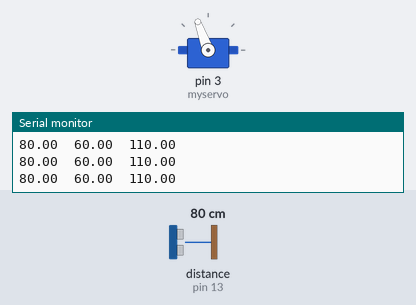
The sketch below on a simulated Arduino Uno, built with avr-gcc and run on an emulated ATmega328P. Parts: servo, the last lines printed to the serial monitor. Inputs (shaded band) come from the test bench; at power-on: distance to the obstacle (sensor on pin 13) 80 cm. The echo pulse lasts 58.3 µs per cm.

Above: at 3.2 s.
3.3 s: distance to the obstacle (sensor on pin 13) set to 18 cm
At 4.5 s:
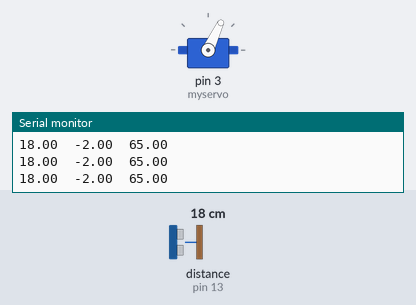
5.2 s: distance to the obstacle (sensor on pin 13) set to 20 cm
6.7 s: distance to the obstacle (sensor on pin 13) set to 24 cm
At 6.88 s:
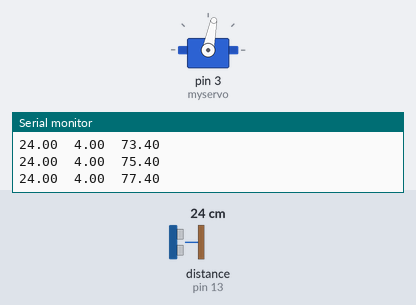
9.7 s: distance to the obstacle (sensor on pin 13) set to 2 cm
At 11.1 s:
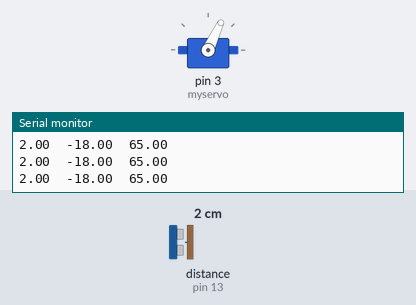
Timing chart, 0 to 12.3 s (numbered marks = the images above; inputs shaded):
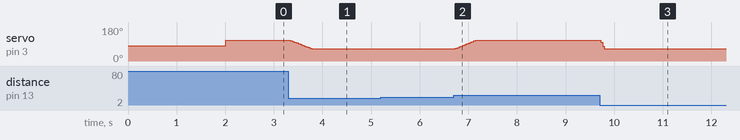

Measured:
- the behaviour switches between 21 and 22 cm on distance to the obstacle (sensor on pin 13) (found by bisection; images 1 and 2)
- after the input at 3.3 s, servo on pin 3 (myservo): moves from 110° to 65° over 0.44 s, starting at once
- after the input at 6.7 s, servo on pin 3 (myservo): moves from 65° to 110° over 0.42 s, starting at once
- after the input at 9.7 s, servo on pin 3 (myservo): 110° → 65° at once

The sketch:

PIDController.ino
```cpp
#include <Ultrasonic.h>
#include <Servo.h>

#define LOWER 65
#define MID 80
#define UPPER 110

#define TARGET 20
#define KP 0.6  //proportional constant
#define KI 0.005     //integral constant
#define KD 30     //derivative constant
#define SAMPLEDELAY 1 //sample delay

#define P true  //which elements are included in the controller?
#define I false
#define D false

double p;           //p term final
double i = 0;           //i term final
double d;           //d term final
double error;       // distance from setpoint
double lastError;   //saved error value for d term
double distance;    // recorded distance variable
double distBuffer;  //error recovery for ultrasonic misses - takes the last recorded value
double theta;       //value written to the servo after calculations complete

Ultrasonic ultrasonic(12, 13);  //(trig, echo)
Servo myservo;

void setup() {
  Serial.begin(9600);
  myservo.attach(3);
  myservo.write(MID);
  distBuffer = ultrasonic.read();
  delay(2000);
}

void loop() {

  // MEASUREMENT AND CALCULATION

  distance = ultrasonic.read();

  if (distance > 40) {            //ultrasonic error recovery
    distance = distBuffer;
  }
  distBuffer = distance;

  error = distance - TARGET;      //PID error calculation

  p = KP * error;                 //p calculation
  i = i + KI * error;                 //i calculation
  d = ((error - lastError) / SAMPLEDELAY) * KD;

  theta = myservo.read();
  if(P) theta += p;
  if(I) theta += i;
  if(D) theta += d;

  lastError = error;
  if (theta < LOWER) theta = LOWER;
  if (theta > UPPER) theta = UPPER;

  Serial.print(distance); Serial.print('\t'); Serial.print(error); Serial.print('\t'); Serial.println(theta);

  myservo.write(theta);
  delay(SAMPLEDELAY);

}
```
